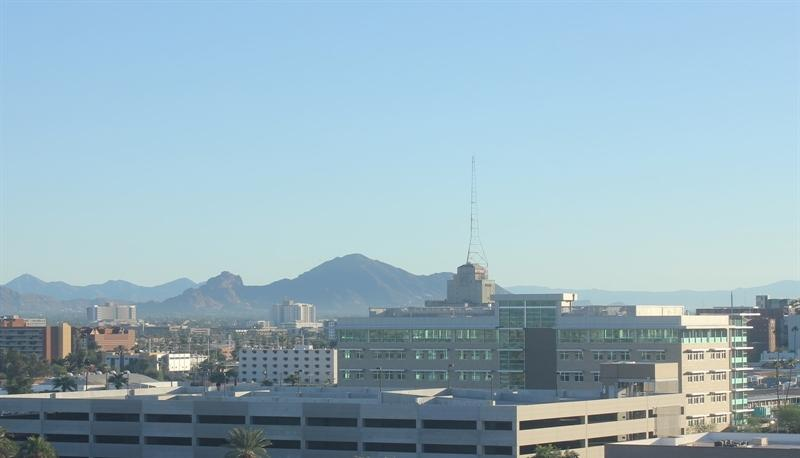
#> input picture data/training/day/20151101_145049.jpg, 800 x 458 px; its folder holds only this picture in this run
$ jupyter execute --allow-errors 'Praktikum5_244107020050_QULBI KHUTSI AZZUMI.ipynb'
#> lines starting #> are read from the running program, lines starting #| are printed output that depends on the picture
[cell 1]
# Import Required Libraries
from pathlib import Path
import matplotlib.image as mpimg
import matplotlib.pyplot as plt
import cv2
import random
import numpy as np
import pandas as pd

[cell 2]
train_dir = '../../data/training/'
test_dir = '../../data/test/'

[cell 3]
def load_dataset(img_dir):
    p = Path(img_dir)
    dirs = p.glob('*')

    img_list = []

    for dir in dirs:
        if not dir.is_dir():
            continue

        label = dir.name

        for file in dir.glob('*.jpg'):
            img = mpimg.imread(file)

            if img is not None:
                img_list.append((img, label))

    return img_list

[cell 4]
	# Load training data
train_img = load_dataset(train_dir)
#> in load_dataset, img is the input picture: shape (458, 800, 3); mean R, G, B 150.7, 178, 191
#> train_img = 2 items

[cell 5]
# Check the first data
# It should be a tuple consist of arrays of image and image labels
train_img[0]

[cell 6]
	# Random size checking
pick_random = np.random.randint(0, len(train_img))
#> pick_random = 0

# Check img size
print(f'Image {pick_random}')
#| Image 0
print(train_img[pick_random][0].shape)
#| (458, 800, 3)

[cell 7]
# Function to Visualize
def random_img_viz(img_list):
    rand_num = np.random.randint(0, len(img_list))

    img = img_list[rand_num][0]
    label = img_list[rand_num][1]
    label_str = 'day' if label == 1 else 'night'

    plt.imshow(img)
    print(f'Shape\t: {img.shape}')
    print(f'Label\t: {label}')

[cell 8]
random_img_viz(train_img)
#> in random_img_viz, `rand_num = np.random.randint(0, len(img_list))`: rand_num = 1
#> in random_img_viz, `label = img_list[rand_num][1]`: label = 'night'
#| Shape	: (737, 1024, 3)
#| Label	: night

[cell 9]
def standarized_input(image):
# resize to w: 1100, h:600
    std_img = cv2.resize(image, (1100,600))

    return std_img

[cell 10]
def label_encoder(label):
    # Encode the label
    # day as 1; night as 0
    num_val = 0

    if(label == 'day'):
        num_val = 1

    return num_val

[cell 11]
def preprocess(img_list):
    std_img_list = []

    for item in img_list:
        image = item[0]
        label = item[1]

        # Standarized the image
        std_img = standarized_input(image)

        # Create the label
        img_label = label_encoder(label)

        std_img_list.append((std_img, img_label))

    return std_img_list

[cell 12]
train_std_img_list = preprocess(train_img)
#> the loop in preprocess, `for item in img_list:` made 2 passes
#> (label, num_val in label_encoder, img_label) on passes 1 to 2: ('day', 1, 1), ('night', 0, 0)
#> pass 1, in standarized_input, `std_img = cv2.resize(image, (1100,600))`:
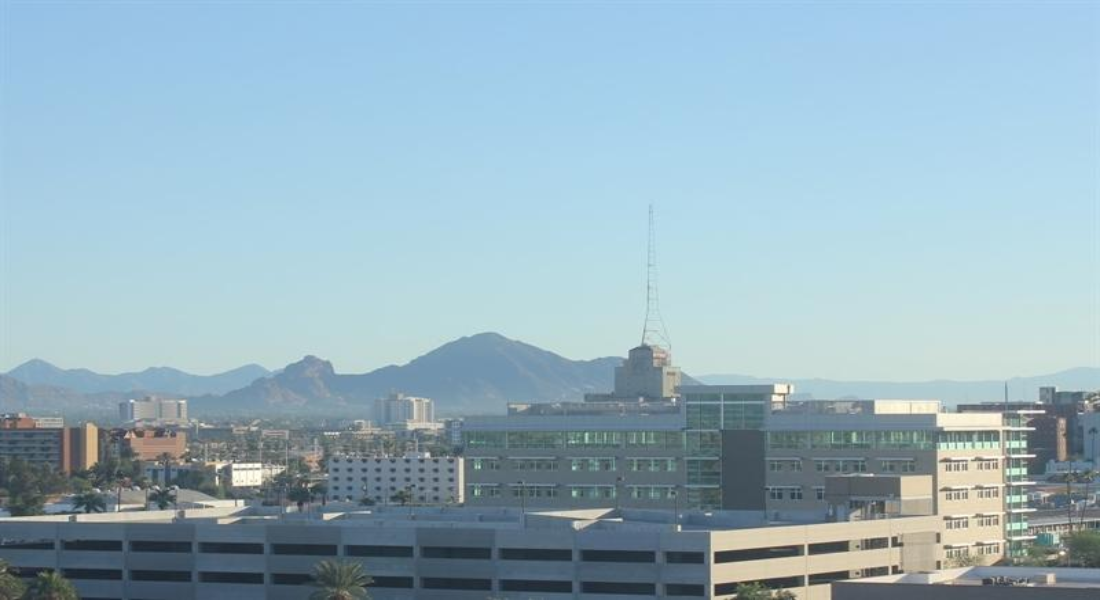
#> std_img: shape (600, 1100, 3); mean R, G, B 150.6, 178, 190.9
#> pass 2, in standarized_input (call 2), `std_img = cv2.resize(image, (1100,600))`:
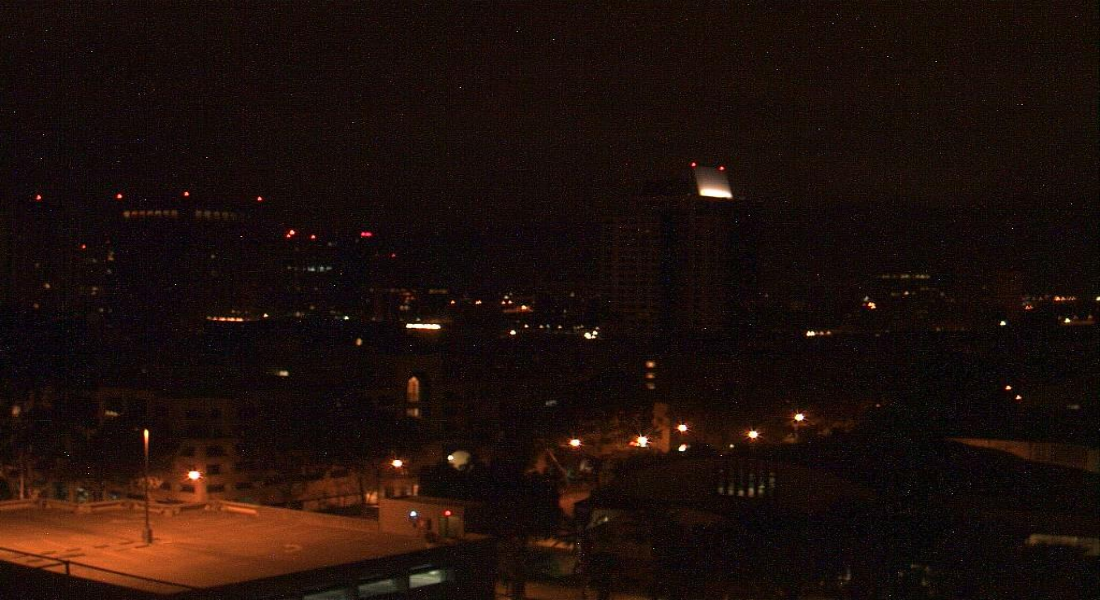
#> std_img: shape (600, 1100, 3); mean R, G, B 29.4, 15, 10.6
#> after the loop in preprocess, `for item in img_list:`: std_img_list = 2 items
#> train_std_img_list = 2 items

[cell 13]
# Random size checking
pick_random = np.random.randint(0, len(train_std_img_list))
#> pick_random = 1

# Check img size
print(f'Image {pick_random}')
#| Image 1
print(train_std_img_list[pick_random][0].shape)
#| (600, 1100, 3)

[cell 14]
random_img_viz(train_std_img_list)
#| Shape	: (600, 1100, 3)
#| Label	: 1

[cell 15]
# Get feature based on average brightness using HSV colorspace
def avg_brightness(image):
    # Convert image to HSV
    img_hsv = cv2.cvtColor(image, cv2.COLOR_RGB2HSV)

    # Calculate the avg of brightness
    sum_brightness = np.sum(img_hsv[:,:,2]) # take the 3rb value which is the V channel
    area = image.shape[0] * image.shape[1]
    avg = sum_brightness / area

    return avg

[cell 16]
# Check on random image
rand_img = np.random.randint(0, len(train_std_img_list))
#> rand_img = 1

feature_img = train_std_img_list[rand_img][0]

avg_img = avg_brightness(feature_img)
#> in avg_brightness, `img_hsv = cv2.cvtColor(image, cv2.COLOR_RGB2HSV)`: img_hsv: shape (600, 1100, 3); mean H, S, V 36.6, 161, 29.4
#> in avg_brightness, `sum_brightness = np.sum(img_hsv[:,:,2])`: sum_brightness = 19420730
#> in avg_brightness, `avg = sum_brightness / area`: avg = 29.43
#> avg_img = 29.43

print(f'Image {rand_img}')
#| Image 1
print(f'Avg Brighness: {avg_img:.4f}')
#| Avg Brighness: 29.4253
plt.imshow(feature_img)

[cell 17]
def predict_label(img, threshold):
    # Computer average brightness
    avg = avg_brightness(img)
    pred = 0

    # Predict the label based on user defined threshold
    if avg > threshold:
        pred = 1

    return pred

[cell 18]
# Test the classifier on train data
rand_img = np.random.randint(0, len(train_std_img_list))

pred = predict_label(train_std_img_list[rand_img][0], threshold=120)
#> pred = 0

# Evaluate
print(f'Image {rand_img}')
#| Image 1
print(f'Actual label: {train_std_img_list[rand_img][1]}')
#| Actual label: 0
print(f'Predicted label: {pred}')
#| Predicted label: 0
plt.imshow(train_std_img_list[rand_img][0])

[cell 19]
def evaluate(img_list, threshold):
    miss_labels = []

    for file in img_list:
        # Get the ground truth / correct label
        img = file[0]
        label = file[1]

        # Get prediction
        pred_label = predict_label(img, threshold)

        # Compare ground truth and pred
        if pred_label != label:
            miss_labels.append((img, pred_label, label))

    total_img = len(img_list)
    corr_pred = total_img - len(miss_labels)
    accuracy = corr_pred / total_img

    print(f'Accuracy: {accuracy:.4f}')

[cell 20]
	# Evaluate on train data
evaluate(train_std_img_list, threshold=120)
#> the loop in evaluate, `for file in img_list:` made 2 passes
#> (label, pred in predict_label, pred_label) on passes 1 to 2: (1, 1, 1), (0, 0, 0)
#> after the loop in evaluate, `for file in img_list:`: miss_labels = []
#> in evaluate, `total_img = len(img_list)`: total_img = 2
#> in evaluate, `accuracy = corr_pred / total_img`: accuracy = 1
#| Accuracy: 1.0000

[cell 21]
	# Evaluate on test data

# Load test data
test_img = load_dataset(test_dir)

# Preprocess
test_std_img_list = preprocess(test_img)
#> test_std_img_list = []

# Predict
#> (the rest of this cell did not finish here and is left out)


[cell 22]
import os

print("Lokasi notebook:", os.getcwd())
print("Isi folder saat ini:", os.listdir(".")[:20])

[cell 23]
	# Create function to extract feature for every images and stored in tabular data
# Stored in Pandas dataframe
def extract_avg_bright_feature(img_list):
    avg_list = []
    labels = []

    for img in img_list:
        img_avg = avg_brightness(img[0]) # Get the avg brightness from image
        img_label = img[1] # Get the image label

        avg_list.append(img_avg)
        labels.append(img_label)

    # Stack data in columcular way
    data = np.column_stack((avg_list, labels))
    # Create a Pandas dataframe
    df = pd.DataFrame(data, columns=['AVG_BRIGHT', 'LABELS'])

    return df

[cell 24]
# Extract feature on train data
train_avg_img = extract_avg_bright_feature(train_std_img_list)
#> the loop in extract_avg_bright_feature, `for img in img_list:` made 2 passes
#> (sum_brightness in avg_brightness, area in avg_brightness, avg in avg_brightness, img_avg, img_label) on passes 1 to 2: (127319192, 660000, 192.9, 192.9, 1), (19420730, 660000, 29.43, 29.43, 0)
#> after the loop in extract_avg_bright_feature, `for img in img_list:`: avg_list = [192.9, 29.43]; labels = [1, 0]
#> in extract_avg_bright_feature, `data = np.column_stack((avg_list, labels))`: data = [[192.9, 1], [29.43, 0]]
#> in extract_avg_bright_feature, `df = pd.DataFrame(data, columns=['AVG_BRIGHT', 'LABELS'])`: df = table of 2 rows and 2 columns
#> train_avg_img = table of 2 rows and 2 columns
print(f'Shape: {train_avg_img.shape}')
#| Shape: (2, 2)
train_avg_img.head()
#> Out = table of 2 rows and 2 columns

[cell 25]
	# Do the same thing on test data
test_avg_img = extract_avg_bright_feature(test_std_img_list)
#> test_avg_img = table of 0 rows and 2 columns
print(f'Shape: {test_avg_img.shape}')
#| Shape: (0, 2)
test_avg_img.head()
#> Out = table of 0 rows and 2 columns

[cell 26]
# import requied library
from sklearn.svm import SVC

# Split data and label
X_train = train_avg_img.iloc[:,0].values.reshape(-1,1)
#> X_train = [192.9, 29.43]
y_train = train_avg_img.iloc[:,1]
X_test = test_avg_img.iloc[:,0].values.reshape(-1,1)
#> X_test = empty array
y_test = test_avg_img.iloc[:,1]

model = SVC()
model.fit(X_train, y_train)

[cell 27]
from sklearn.metrics import accuracy_score

# Make a prediction on train data
y_train_pred = model.predict(X_train)
#> y_train_pred = [1, 0]

# Get the accuracy on train data
acc_train = accuracy_score(y_train, y_train_pred)
#> acc_train = 1

# Make a prediction on test data
#> (the rest of this cell did not finish here and is left out)
